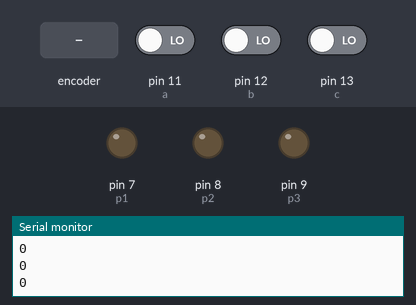
Recording of a sketch running on a simulated Arduino Uno, built with avr-gcc and run on an emulated ATmega328P. Shown: output pins drawn as LEDs (lit = HIGH), the last lines printed to the serial monitor. Inputs (shaded band) come from the test bench; at power-on: pin 11 (a) LOW, pin 12 (b) LOW, pin 13 (c) LOW.

Above: at 1.2 s.
1.3 s: rotary encoder on pin 11 (a) / pin 12 (b) turned 1 step (first pin leading)
At 2.8 s:
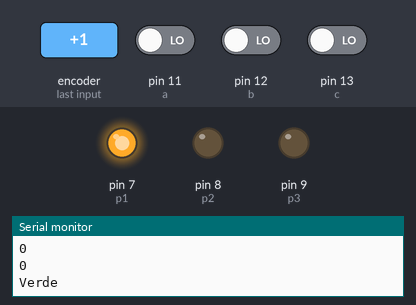
Timing chart, 0 to 4.3 s (numbered marks = the images above; inputs shaded):
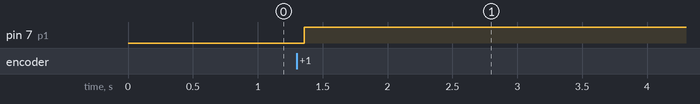

Measured:
- after the input at 1.3 s, pin 7 (p1): LOW → HIGH after 0.06 s

The sketch:

sketch_nov10a.ino
```cpp
#include <Pistao.h>
#include <SensorRGB.h>

//variaveis para sensor
int a=11;
int b=12;
int c=13;

//Variaveis para pistao
int p1=7;
int p2=8;
int p3=9;

SensorRGB prod(a,b,c);
Pistao pist(p1,p2,p3);


//Declarando variaveis para entradas
int entradaA=0;
int entradaB=0;
int entradaC=0;


void setup() {
  // put your setup code here, to run once:
  Serial.begin(9600);
  pinMode(a,INPUT);
  pinMode(b,INPUT);
  pinMode(c,INPUT);
  pinMode(p1,OUTPUT);
  pinMode(p2,OUTPUT);
  pinMode(p3,OUTPUT);
}

void loop() {
  // put your main code here, to run repeatedly:
  Serial.println(prod.CheckInputGreen());
  entradaA = prod.CheckInputGreen();
  entradaB = prod.CheckInputYellow();
  entradaC = prod.CheckInputBlue();

  if((entradaA==1)||(entradaB==1)||(entradaC==1)){
    if(entradaA == 1){
      Serial.println("Verde");
      pist.AcionaPistao(pist.getPistA());
      delay(5000);
      pist.DesativaPistao(pist.getPistA());

    }else if(entradaB == 1){
      Serial.println("Amarelo");
      pist.AcionaPistao(pist.getPistB());
      delay(5000);
      pist.DesativaPistao(pist.getPistB());
    }else{
      Serial.println("Azul");
      pist.AcionaPistao(pist.getPistC());
      delay(5000);
      pist.DesativaPistao(pist.getPistC());
    }

  }

}
```
